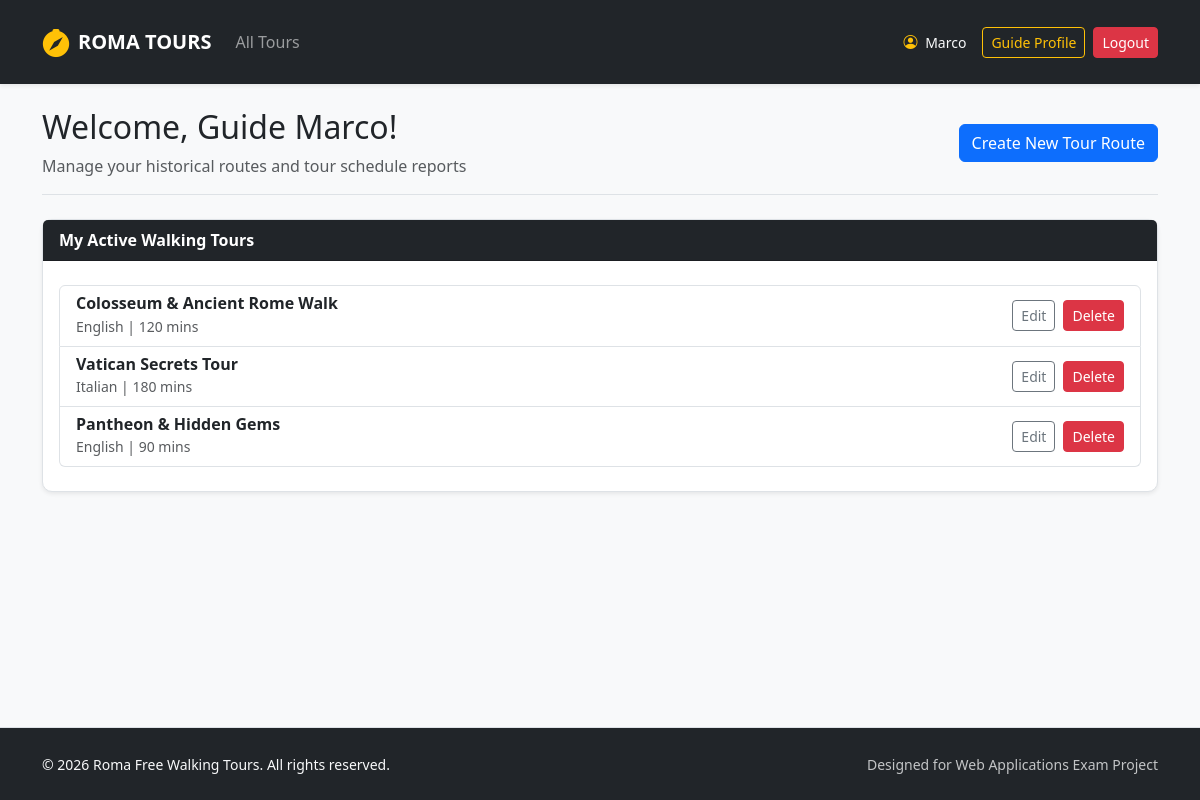
Page /guide/profile (signed in) on the earlier database version.
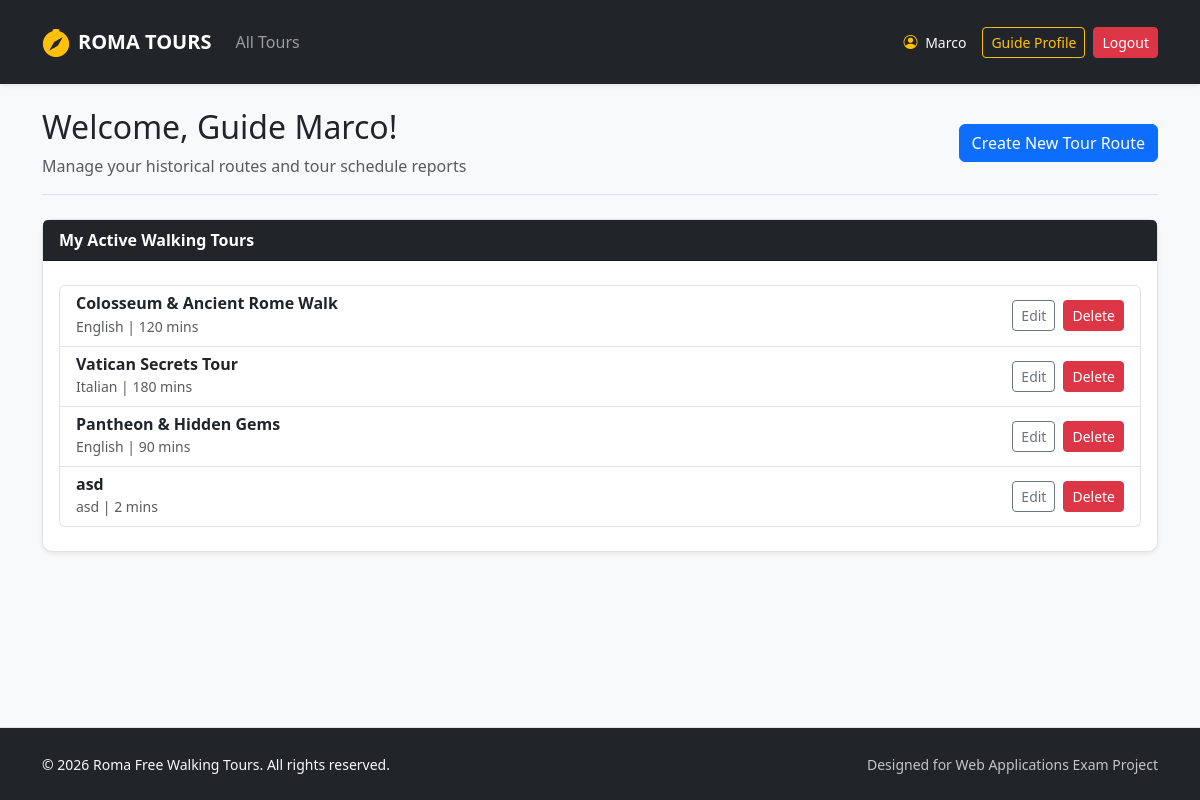
Same page on the later database version.
### tables this page shows
CREATE TABLE users (
            id INTEGER PRIMARY KEY AUTOINCREMENT,
            name TEXT NOT NULL,
            surname TEXT NOT NULL,
            email TEXT UNIQUE NOT NULL,
            password TEXT NOT NULL,
            role TEXT CHECK(role IN ('guide', 'participant', 'administrator')) NOT NULL,
            languages TEXT
        );

CREATE TABLE tours (
            id INTEGER PRIMARY KEY AUTOINCREMENT,
            guide_id INTEGER NOT NULL,
            title TEXT NOT NULL,
            meeting_point TEXT NOT NULL,
            duration INTEGER NOT NULL,
            language TEXT NOT NULL,
            max_participants INTEGER NOT NULL,
            description TEXT NOT NULL,
            stops TEXT NOT NULL,
            photos TEXT NOT NULL,
            FOREIGN KEY (guide_id) REFERENCES users(id) ON DELETE CASCADE
        );

### routes/auth_routes.py (the view)
@auth_bp.route("/guide/profile")
@login_required
@guide_required
def profile_guide():
    from dao.tours_dao import get_tours_by_guide_id
    my_tours = get_tours_by_guide_id(current_user.id)
    return render_template("profile_guide.html", tours=my_tours)

### app.py (called while the page is built)
@login_manager.user_loader
def load_user(user_id):
    db_user = get_user_by_id(user_id)
    if db_user:
        return User(
            id=db_user["id"], name=db_user["name"], surname=db_user["surname"],
            email=db_user["email"], role=db_user["role"], languages=db_user["languages"]
        )
    return None

### dao/tours_dao.py (called while the page is built)
def get_tours_by_guide_id(p_guide_id):
    query = "SELECT * FROM tours WHERE guide_id = ?"
    conn = sqlite3.connect("roma_tours.db")
    conn.row_factory = sqlite3.Row
    cursor = conn.cursor()
    cursor.execute(query, (p_guide_id,))
    tours = cursor.fetchall()
    cursor.close()
    conn.close()
    return tours

### dao/users_dao.py (called while the page is built)
def get_user_by_id(p_id):
    query = "SELECT * FROM users WHERE id = ?"
    conn = sqlite3.connect("roma_tours.db")
    conn.row_factory = sqlite3.Row
    cursor = conn.cursor()
    cursor.execute(query, (p_id,))
    db_user = cursor.fetchone()
    cursor.close()
    conn.close()
    return db_user

### routes/auth_routes.py (called while the page is built)
def guide_required(f):
    @wraps(f)
    def decorated_function(*args, **kwargs):
        if not current_user.is_authenticated or current_user.role != 'guide':
            flash("Only guides can access this page.", "danger")
            return redirect(url_for("home"))
        return f(*args, **kwargs)
    return decorated_function

### templates/profile_guide.html (shortened to what this page needs)
{% extends 'base.html' %}
{% block content %}
<div class="col-12">
  <div class="d-flex flex-wrap justify-content-between align-items-center mb-4 border-bottom pb-3">
    <div>
      <h2>Welcome, Guide {{ current_user.name }}!</h2>
      <p class="text-muted mb-0">Manage your historical routes and tour schedule reports</p>
    </div>
    <a href="{{ url_for('guide.new_tour') }}" class="btn btn-primary">Create New Tour Route</a>
  </div>
  <div class="card shadow-sm border mb-4">
    <div class="card-header bg-dark text-white fw-bold">My Active Walking Tours</div>
    <div class="card-body py-4">
       {% if tours %}
         <div class="list-group">
           {% for tour in tours %}
             <div class="list-group-item d-flex justify-content-between align-items-center">
               <div>
                 <h6 class="mb-0 fw-bold">{{ tour.title }}</h6>
                 <small class="text-muted">{{ tour.language }} | {{ tour.duration }} mins</small>
               </div>
               <div class="d-flex gap-2">
                 <a href="{{ url_for('guide.edit_tour', tour_id=tour.id) }}" class="btn btn-sm btn-outline-secondary">Edit</a>
                 <form action="{{ url_for('guide.delete_tour', tour_id=tour.id) }}" method="POST" style="display:inline;">
                    <button type="submit" class="btn btn-sm btn-danger" onclick="return confirm('Are you sure you want to delete this tour?')">Delete</button>
                 </form>
               </div>
             </div>
           {% endfor %}
         </div>
       {% else %}
         <div class="text-center text-muted">
           <i class="bi bi-map fs-2 mb-2 d-block text-secondary"></i>
           <p class="mb-0 small">No custom tour routes created yet. Click the button above to start your first tour!</p>
         </div>
       {% endif %}
    </div>
  </div>
</div>
{% endblock %}

### templates/base.html (shortened to what this page needs)
<!DOCTYPE html>
<html lang="en">
<head>
  <link href="https://cdn.jsdelivr.net/npm/bootstrap@5.3.2/dist/css/bootstrap.min.css" rel="stylesheet">
  <link rel="stylesheet" href="https://cdn.jsdelivr.net/npm/bootstrap-icons@1.11.3/font/bootstrap-icons.min.css">
  <link rel="stylesheet" href="{{ url_for('static', filename='css/styles.css') }}">
</head>
<body class="d-flex flex-column min-vh-100">
  <nav class="navbar navbar-expand-lg navbar-dark bg-dark shadow-sm py-3 mb-4">
    <div class="container">
      <a class="navbar-brand d-flex align-items-center fw-bold text-uppercase tracking-wider" href="{{ url_for('roma_tours') }}">
        <i class="bi bi-compass-fill me-2 text-warning fs-3"></i> Roma Tours
      </a>
      <div class="collapse navbar-collapse" id="mainNav">
        <ul class="navbar-nav me-auto mb-2 mb-lg-0">
          <li class="nav-item">
            <a class="nav-link {% if request.endpoint == 'home' %}active{% endif %}" href="{{ url_for('home') }}">All Tours</a>
          </li>
        </ul>
        <div class="d-flex align-items-center gap-2">
          {% if current_user.is_authenticated %}
            <span class="text-light me-2 small">
              <i class="bi bi-person-circle me-1 text-warning"></i> {{ current_user.name }}
            </span>
            {% if current_user.role == 'administrator' %}
              <a href="{{ url_for('auth.profile_admin') }}" class="btn btn-outline-warning btn-sm">Admin Dashboard</a>
            {% elif current_user.role == 'guide' %}
              <a href="{{ url_for('auth.profile_guide') }}" class="btn btn-outline-warning btn-sm">Guide Profile</a>
            {% else %}
              <a href="{{ url_for('auth.profile_participant') }}" class="btn btn-outline-warning btn-sm">My Bookings</a>
            {% endif %}
            <a href="{{ url_for('auth.logout') }}" class="btn btn-danger btn-sm">Logout</a>
          {% endif %}
        </div>
      </div>
    </div>
  </nav>
  <div class="container flex-grow-1">
    <div class="row g-4">
      {% block content %}
      {% endblock %}
    </div>
  </div>
  <footer class="mt-auto border-top bg-dark text-light">
    <div class="container py-4">
      <div class="row align-items-center">
        <div class="col-12 col-md-6 text-center text-md-start">
          <span class="small">© 2026 Roma Free Walking Tours. All rights reserved.</span>
        </div>
        <div class="col-12 col-md-6 text-center text-md-end mt-2 mt-md-0">
          <span class="small opacity-75">Designed for Web Applications Exam Project</span>
        </div>
      </div>
    </div>
  </footer>
</body>
</html>

### static/css/styles.css (style rules this page uses)
body { background-color: #f8f9fa; font-family: 'Segoe UI', Tahoma, Geneva, Verdana, sans-serif; }
.card { border: none; border-radius: 10px; transition: transform 0.2s ease, box-shadow 0.2s ease; }
footer { background-color: #ffffff; }

Differences in the rows shown:
added tours: title "asd", language "asd", duration "2"
